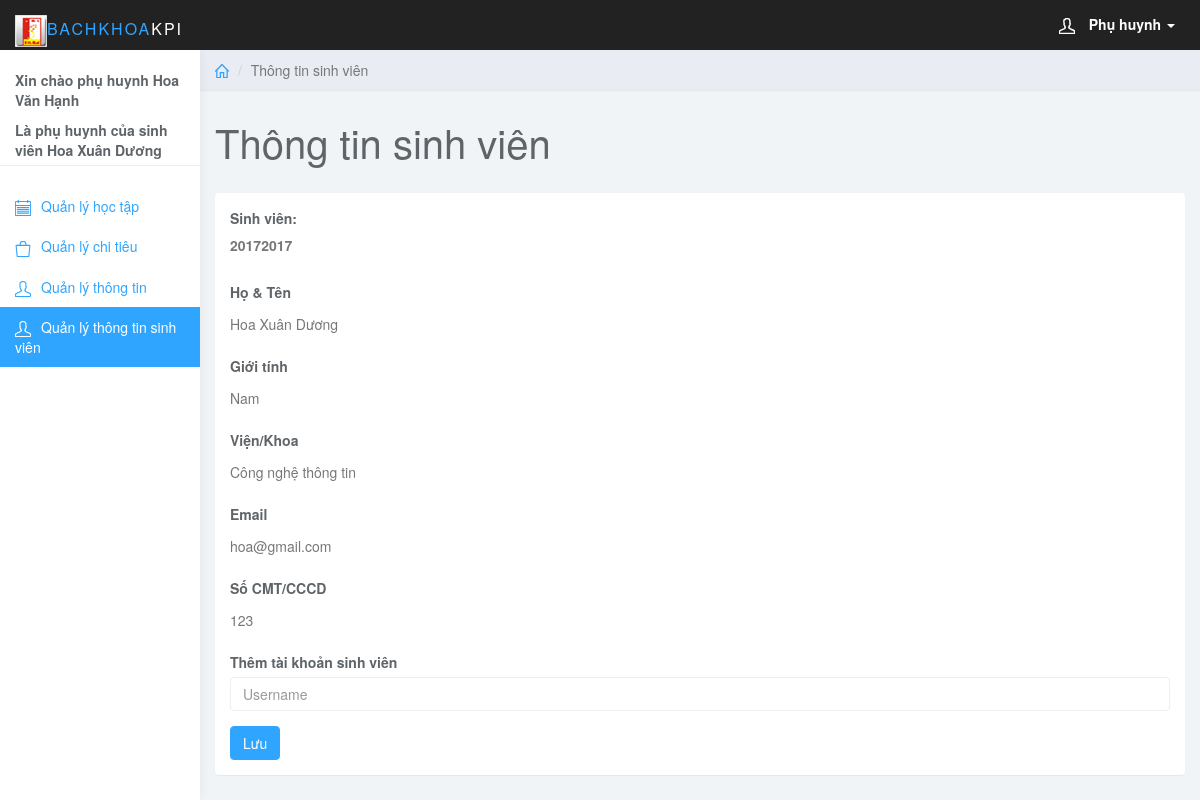
Page /admin/ph-sv.php (signed in) on the committed database.
### tables this page shows
CREATE TABLE `users` (
  `username` varchar(20) NOT NULL,
  `name` varchar(50) NOT NULL,
  `gioitinh` varchar(6) NOT NULL,
  `email` varchar(50) NOT NULL,
  `cmt` varchar(20) NOT NULL,
  `password` varchar(50) NOT NULL,
  `level` tinyint(11) NOT NULL
);

CREATE TABLE `vien` (
  `mavien` varchar(20) NOT NULL,
  `tenvien` varchar(100) DEFAULT NULL
);

### admin/ph-sv.php (the view, shortened to what this page needs)
<?php
if(!isset($_SESSION['username'])){
header('Location: login.php');}
else{
	$username=$_SESSION['username'];
}?>
<!DOCTYPE html>
<html>
<head>
<link href="css/bootstrap.min.css" rel="stylesheet">
<link href="css/datepicker3.css" rel="stylesheet">
<link href="css/bootstrap-table.css" rel="stylesheet">
<link href="css/styles.css" rel="stylesheet">
</head>
<body>
     <?php
	 require_once("../lib/connection.php");?>
	 <nav class="navbar navbar-inverse navbar-fixed-top" role="navigation">
                <div class="container-fluid">
                    <div class="navbar-header">
                       <a class="navbar-brand" href="#"><span><img id="main_text_header_ctl00" src="../images/bk.ico" alt="" style="height:32px;width:32px;">BachKhoa</span>KPI</a>
                        <ul class="user-menu">
                            <li class="dropdown pull-right">
                                <a href="#" class="dropdown-toggle" data-toggle="dropdown"><svg class="glyph stroked male-user"><use xlink:href="#stroked-male-user"></use></svg>
								<?php $sql="select * from users where username='$username'";
		$query = mysqli_query($conn,$sql);
            $data = mysqli_fetch_array($query);
			?>
			<b><?php switch($data["level"]){
				case 3: echo "Phụ huynh";break;
				case 4: echo "Giảng viên";break;}
				?></b>
								<span class="caret"></span></a>
                            </li>
                        </ul>
                    </div>
                </div>
            </nav>
	<div id="sidebar-collapse" class="col-sm-3 col-lg-2 sidebar">
		<form><?php $sql="select u1.name nameph, u2.name namesv, sinhvien from users u1, users u2, userph u where u1.username=u.username and u2.username=u.sinhvien and u.username='$username' and u.svxacnhan=1 and phxacnhan=1";
		$query = mysqli_query($conn,$sql);
            $data = mysqli_fetch_array($query);
			?>
			<b><?php
		echo "Xin chào phụ huynh ".$data["nameph"]; echo "</p>";
		echo "Là phụ huynh của sinh viên ".($data["namesv"]);
		?></b></form>
		<ul class="nav menu">
			<li ><a href="qlhtsv.php"><svg class="glyph stroked notepad "><use xlink:href="#stroked-notepad"/></svg>Quản lý học tập</a></li>
			<li ><a href="qlctph.php"><svg class="glyph stroked bag"><use xlink:href="#stroked-bag"></use></svg>Quản lý chi tiêu</a></li>
			<li><a href="hoso.php"><svg class="glyph stroked male user "><use xlink:href="#stroked-male-user"/></svg>Quản lý thông tin</a></li>
			<li class="active"><a href="ph-sv.php"><svg class="glyph stroked male user "><use xlink:href="#stroked-male-user"/></svg>Quản lý thông tin sinh viên</a></li>
        </ul>
	</div>
	<div class="col-sm-9 col-sm-offset-3 col-lg-10 col-lg-offset-2 main">
		<div class="row">
			<ol class="breadcrumb">
				<li><a href="qlhtsv.php"><svg class="glyph stroked home"><use xlink:href="#stroked-home"></use></svg></a></li>
				<li class="active">Thông tin sinh viên</li>
			</ol>
		</div>
		<div class="row">
			<div class="col-lg-12">
				<h1 class="page-header">Thông tin sinh viên</h1>
			</div>
		</div>
		<div class="row">
			<div class="col-lg-12">
				<div class="panel panel-default">
					<div class="panel-body">
                      <?php
		    	$sql = "select s.* , tenvien from users as p, users as s, userph , vien v , sinhvien sv where  userph.username=p.username and s.username=userph.sinhvien and userph.sinhvien =sv.username and v.mavien=sv.mavien  and userph.username = '$username' and svxacnhan=1 and phxacnhan=1";
		    	$query =mysqli_query($conn, $sql);
					while($data=mysqli_fetch_array($query)){
		?>
								<div>
								 <div class="form-group">
                                    <label>Sinh viên:  <p class="form-control-static"><?php echo $data["username"]; ?></p></label>
                                </div>
                                <div class="form-group">
                                    <label>Họ & Tên</label>
                                    <p class="form-control-static"><?php echo $data["name"]; ?></p>
                              </div>
								<div class="form-group">
									<label>Giới tính</label>
                                    <p class="form-control-static"><?php echo $data["gioitinh"]; ?></p>
									</div>
								<div class="form-group">
									<label>Viện/Khoa</label>
                                    <p class="form-control-static"><?php echo $data["tenvien"]; ?></p>
								</div>
                                <div class="form-group">
                                    <label>Email</label>
                                    <p class="form-control-static"><?php echo $data["email"]; ?></p>
                                </div>
								<div class="form-group">
                                    <label>Số CMT/CCCD</label>
                                    <p class="form-control-static"><?php echo $data["cmt"]; ?></p>
                                </div>
					</div><?php }?>
		<form action="ph-sv.php" role="form" method="post">
			<div class="form-group">
                                    <label>Thêm tài khoản sinh viên</label>
                                    <input name="tkph" required class="form-control" placeholder="Username">
                                </div>
                                <button name="save" type="submit" class="btn btn-primary">Lưu</button></form>
                            </div>
                        </div>
                    </div>
                </div>
            </div>
</body>
</html>

### admin/css/styles.css (style rules this page uses)
body { background: #f1f4f7; padding-top: 50px; color: #5f6468; }
p { color: #777; }
a, a:hover, a:focus { color: #30a5ff; }
h1, h2, h3, h4, h5, h6 { color: #5f6468; }
h1 { font-weight: 300; font-size: 40px; }
.form-control { border: 1px solid #eee; box-shadow: none; }
.navbar-header .navbar-brand { color: #fff; font-size: 16px; text-transform: uppercase; font-weight: 500; letter-spacing: 2px; }
.navbar-header .navbar-brand span { color: #30a5ff; }
.btn-primary, .btn-primary:hover, .btn-primary:focus, .btn-primary:active, .btn-primary.active, .open > .dropdown-toggle.btn-primary, .btn-primary.disabled, .btn-primary[disabled], fieldset[disabled] .btn-primary, .btn-primary.disabled:hover, .btn-primary[disabled]:hover, fieldset[disabled] .btn-primary:hover, .btn-primary.disabled:focus, .btn-primary[disabled]:focus, fieldset[disabled] .btn-primary:focus, .btn-primary.disabled:active, .btn-primary[disabled]:active, fieldset[disabled] .btn-primary:active, .btn-primary.disabled.active, .btn-primary[disabled].active, fieldset[disabled] .btn-primary.active { background-color: #30a5ff; border-color: #30a5ff; }
.panel { border: 0; }
.navbar { border: 0; }
.user-menu { display: inline-block; margin-top: 14px; margin-right: 10px; float: right; list-style: none; padding: 0; }
.user-menu a { color: #fff; }
.sidebar { display: block; background-color: #fff; padding: 0; display: none; }
.sidebar form { padding: 20px 15px 5px 15px; border-bottom: 1px solid #eee; margin-bottom: 20px; }
@media (min-width: 768px) { .sidebar { display: block; position: fixed; top: 50px; bottom: 0; left: 0; z-index: 1000; display: block; margin: 0; padding: 0; overflow-x: hidden; overflow-y: auto; background-color: #fff; box-shadow: 1px 0px 10px rgba(0, 0, 0, .05); } }
@media (min-width: 768px) { .navbar-header { width: 100%; } }
.sidebar ul.nav .active a, .sidebar ul.nav li.parent a.active, .sidebar ul.nav .active > a:hover, .sidebar ul.nav li.parent a.active:hover, .sidebar ul.nav .active > a:focus, .sidebar ul.nav li.parent a.active:focus { color: #fff; background-color: #30a5ff; }
.breadcrumb { border-radius: 0; padding: 10px 15px; background: #e9ecf2; box-shadow: 0 1px 1px rgba(0, 0, 0, .05); margin: 0 ; }
h1.page-header { margin-top: 30px; border-bottom: 0; }
.sidebar .glyph, .user-menu .glyph { height: 16px; width: 16px; margin: 0 10px 0 0; stroke-width: 3px; }
.user-menu .glyph { stroke-width: 4px; }
.breadcrumb .glyph { height: 14px; width: 14px; margin: -2px 0 0 0; stroke-width: 4px; }

### rows in the picture
users: username "20172017", name "Hoa Xuân Dương", gioitinh "Nam", vien.tenvien "Công nghệ thông tin", email "hoa@gmail.com", cmt "123"

### other values in the picture
$data["nameph"] "Hoa Văn Hạnh"
$data["namesv"] "Hoa Xuân Dương"
